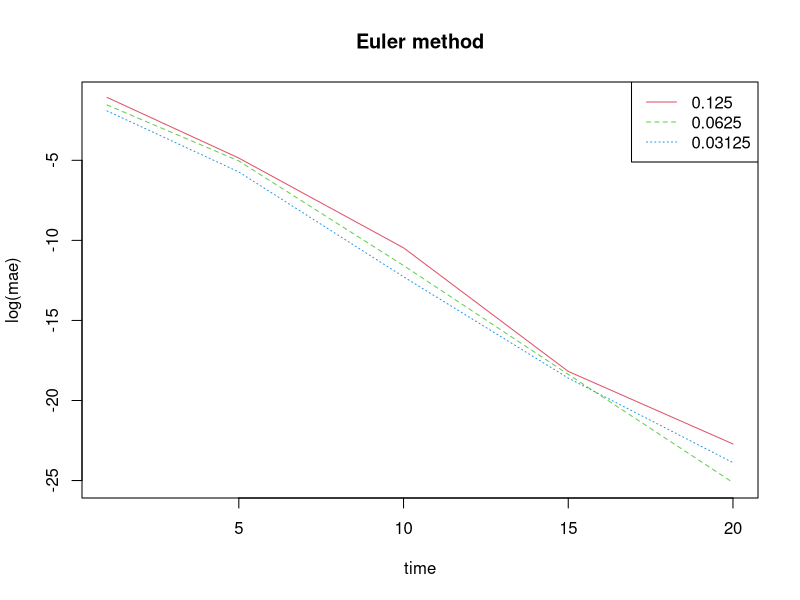
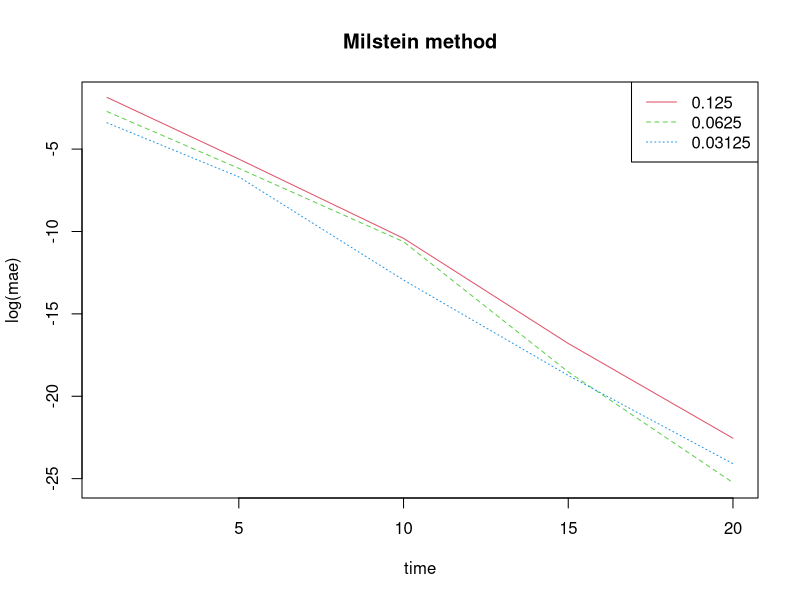
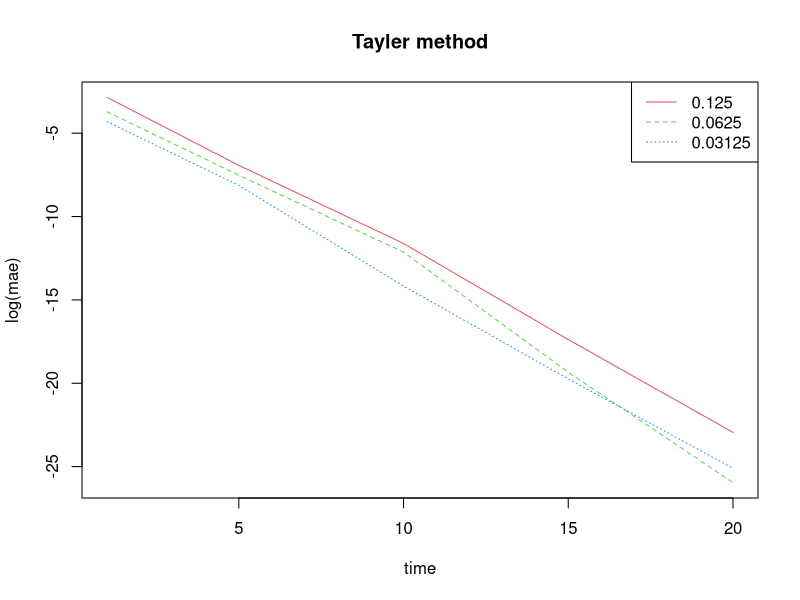
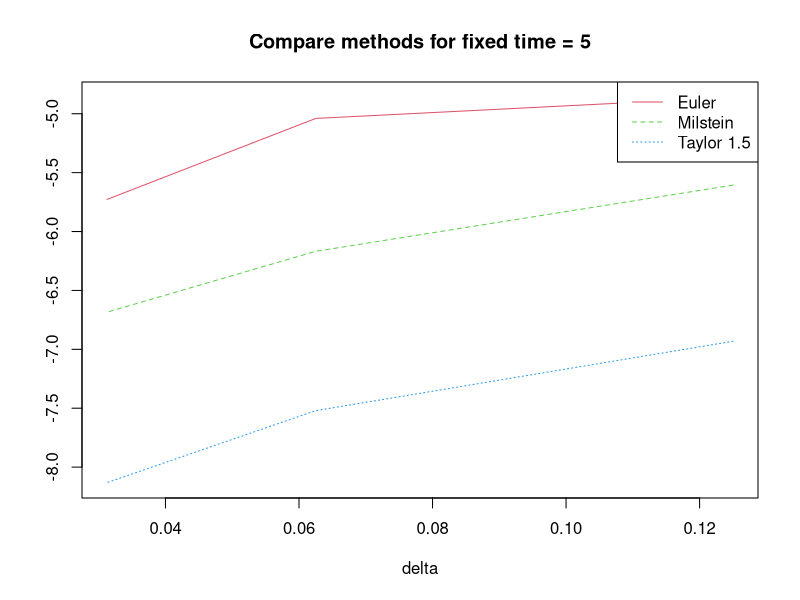
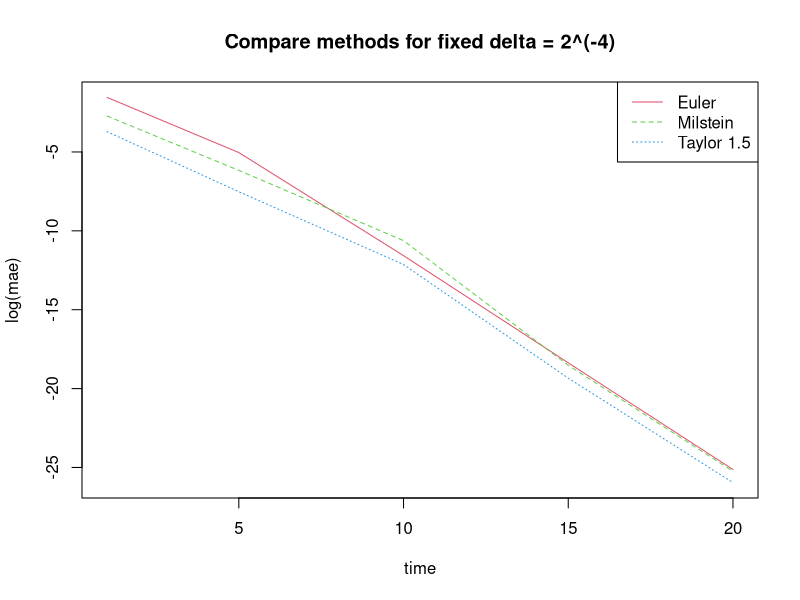

The R source for these figures, in order:
library(MASS)

Wien = function(num, delta){
  rn<-rnorm(n=num - 1, m=0, sd=1)
  c(0, cumsum(rn))*sqrt(delta)}

Euler_estimator = function(delta, w, t){
  n = length(t)
  x = c(x0)
  for(k in 1:(n-1))
    x<-c(x, x[k] + a(t[k], x[k])*delta + b(t[k],x[k])*(w[k+1]-w[k]))
  return(x)
}

Milstein_estimator = function(delta, w, t){
  n = length(t)
  x = c(x0)
  for(k in 1:(n-1))
    x<-c(x, x[k] + a(t[k], x[k])*delta + b(t[k],x[k])*(w[k+1]-w[k]) +
      1/2*b(t[k],x[k])*db_dx(t[k],x[k])*((w[k+1]-w[k])^2-delta))
  return(x)
}

calculate_mae = function(x_real, x_check){
  colMeans(abs(x_real - x_check))
}
  


Taylor_estimator = function(delta, w, t){
  n = length(t)
  x = c(x0)
  for(k in 1:(n-1)){
    delta_w = w[k+1]-w[k]
    delta_v = rnorm(1, 0, 1) * delta
    delta_z = 1/2*delta*(delta_w + delta_v/sqrt(3))
    x = c(x, x[k] + a(t[k], x[k])*delta + b(t[k],x[k])*delta_w +
            1/2 * b(t[k],x[k]) * db_dx(t[k],x[k]) * (delta_w^2-delta) +
            1/2 * a(t[k],x[k]) * da_dx(t[k],x[k]) * delta^2 +
            a(t[k],x[k])*db_dx(t[k],x[k]) * (delta_w*delta - delta_z) +
            1/2 * b(t[k],x[k]) * db_dx(t[k],x[k])^2 * (1/3*(delta_w)^2-delta)*delta_w)
  }
  return(x)
}

x0 = 2
t1 = c(1, 5, 10, 15, 20)
t_0 = 0
t_max = max(t1)
deltas = c(2**(-3), 2**(-4), 2**(-5))
X_real = function(t, w) x0*exp(-1.845*t -1.3*w)
a = function(t, x) (-x)
b = function(t, x) (-1.3*x)
da_dx = function(t, x) (-1)
db_dx = function(t, x) (-1.3)

mae_t1_euler = matrix(nrow = length(deltas), ncol = length(t1))
mae_t1_milstein = matrix(nrow = length(deltas), ncol = length(t1))
mae_t1_taylor = matrix(nrow = length(deltas), ncol = length(t1))

for (d in 1:length(deltas))
{
  delta = deltas[d]
  N = 1000
  n = t_max / delta + 1

  x_real = matrix(nrow=N, ncol=n)
  x_euler =  matrix(nrow=N, ncol=n)
  x_milstein =  matrix(nrow=N, ncol=n)
  x_taylor =  matrix(nrow=N, ncol=n)
  
  for(i in 1:N){
    t = seq(t_0, t_max, by = delta)                    
    w = Wien(n, delta)
    x_real[i,] = X_real(t, w)
    x_euler[i,] = Euler_estimator(delta, w, t)
    x_milstein[i,] = Milstein_estimator(delta, w, t)
    x_taylor[i,] = Taylor_estimator(delta, w, t)
  }
  
  t1_index = t1 / delta
  mae_t1_euler[d,] = calculate_mae(x_real[, t1_index], x_euler[, t1_index])
  mae_t1_milstein[d,] = calculate_mae(x_real[, t1_index], x_milstein[, t1_index])
  mae_t1_taylor[d,] = calculate_mae(x_real[, t1_index], x_taylor[, t1_index])
  
}

matplot(t1, log(t(mae_t1_euler)), type = 'l', col = c(2:4), main = "Euler method", xlab = "time", ylab = "log(mae)")
legend("topright", legend = deltas, lty = c(1:3), col = c(2:4))

matplot(t1, log(t(mae_t1_milstein)), type = 'l', col = c(2:4), main = "Milstein method", xlab = "time", ylab = "log(mae)")
legend("topright", legend = deltas, lty = c(1:3), col = c(2:4))

matplot(t1, log(t(mae_t1_taylor)), type = 'l', col = c(2:4), main = "Tayler method", xlab = "time", ylab = "log(mae)")
legend("topright", legend = deltas, lty = c(1:3), col = c(2:4))

matrix_compare_methods = matrix(nrow = length(deltas), ncol = 3)
matrix_compare_methods[,1] = mae_t1_euler[,2]
matrix_compare_methods[,2] = mae_t1_milstein[,2]
matrix_compare_methods[,3] = mae_t1_taylor[,2]

matplot(deltas, log(matrix_compare_methods), type = 'l', col = c(2:5), main = "Compare methods for fixed time = 5", xlab = "delta", ylab = "")
legend("topright", legend = c("Euler", "Milstein", "Taylor 1.5"), lty = c(1:3), col = c(2:4))

matrix_compare_methods = matrix(nrow = 3, ncol = length(t1))
matrix_compare_methods[1,] = mae_t1_euler[2,]
matrix_compare_methods[2,] = mae_t1_milstein[2,]
matrix_compare_methods[3,] = mae_t1_taylor[2,]

matplot(t1, log(t(matrix_compare_methods)), type = 'l', col = c(2:5), main = "Compare methods for fixed delta = 2^(-4)", xlab = "time", ylab = "log(mae)")
legend("topright", legend = c("Euler", "Milstein", "Taylor 1.5"), lty = c(1:3), col = c(2:4))
